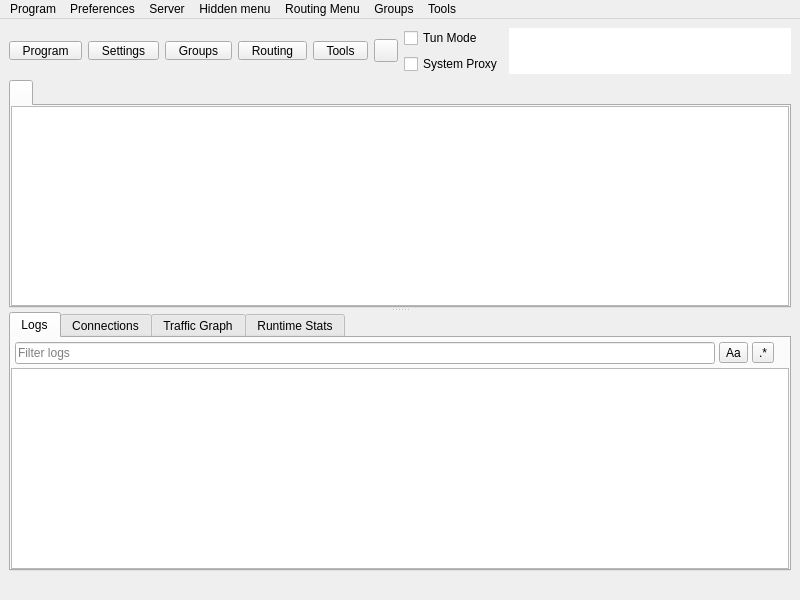
<?xml version="1.0" encoding="UTF-8"?>
<ui version="4.0">
 <class>MainWindow</class>
 <widget class="QMainWindow" name="MainWindow">
  <property name="geometry">
   <rect>
    <x>0</x>
    <y>0</y>
    <width>800</width>
    <height>600</height>
   </rect>
  </property>
  <property name="minimumSize">
   <size>
    <width>800</width>
    <height>600</height>
   </size>
  </property>
  <property name="windowTitle">
   <string notr="true">Throne</string>
  </property>
  <widget class="QWidget" name="centralwidget">
   <layout class="QVBoxLayout" name="verticalLayout_3" stretch="0,1,0">
    <item>
     <layout class="QHBoxLayout" name="horizontalLayout_2">
      <item>
       <widget class="QToolButton" name="toolButton_program">
        <property name="minimumSize">
         <size>
          <width>0</width>
          <height>0</height>
         </size>
        </property>
        <property name="styleSheet">
         <string notr="true">QToolButton {
    padding-left: 8px;
    padding-right: 8px;
}

/* The indicator shares the bottom row with the label (ToolButtonTextUnderIcon),
   so the widest button in any language is the tight one -- its text runs closest
   to the arrow. It fits because the drawn chevron only occupies the middle of
   its 16px subcontrol box, leaving ~14px clear at the button edge against the
   label's ~14.5px of slack. Don't pad the buttons to &quot;fix&quot; this: that widens
   all five for a gap only one of them ever needs (#1665). If a future
   translation looks cramped here, check that label first. */
QToolButton::menu-indicator {
    subcontrol-origin: border;
    subcontrol-position: bottom right;
    right: 2px;
    bottom: 3px;
}</string>
        </property>
        <property name="text">
         <string>Program</string>
        </property>
        <property name="icon">
         <iconset resource="../../res/Throne.qrc">
          <normaloff>:/icon/b-system-run.png</normaloff>:/icon/b-system-run.png</iconset>
        </property>
        <property name="iconSize">
         <size>
          <width>24</width>
          <height>24</height>
         </size>
        </property>
        <property name="popupMode">
         <enum>QToolButton::ToolButtonPopupMode::InstantPopup</enum>
        </property>
        <property name="toolButtonStyle">
         <enum>Qt::ToolButtonStyle::ToolButtonTextUnderIcon</enum>
        </property>
       </widget>
      </item>
      <item>
       <widget class="QToolButton" name="toolButton_preferences">
        <property name="minimumSize">
         <size>
          <width>0</width>
          <height>0</height>
         </size>
        </property>
        <property name="styleSheet">
         <string notr="true">QToolButton {
    padding-left: 8px;
    padding-right: 8px;
}

/* The indicator shares the bottom row with the label (ToolButtonTextUnderIcon),
   so the widest button in any language is the tight one -- its text runs closest
   to the arrow. It fits because the drawn chevron only occupies the middle of
   its 16px subcontrol box, leaving ~14px clear at the button edge against the
   label's ~14.5px of slack. Don't pad the buttons to &quot;fix&quot; this: that widens
   all five for a gap only one of them ever needs (#1665). If a future
   translation looks cramped here, check that label first. */
QToolButton::menu-indicator {
    subcontrol-origin: border;
    subcontrol-position: bottom right;
    right: 2px;
    bottom: 3px;
}</string>
        </property>
        <property name="text">
         <string>Settings</string>
        </property>
        <property name="icon">
         <iconset resource="../../res/Throne.qrc">
          <normaloff>:/icon/b-preferences.png</normaloff>:/icon/b-preferences.png</iconset>
        </property>
        <property name="iconSize">
         <size>
          <width>24</width>
          <height>24</height>
         </size>
        </property>
        <property name="popupMode">
         <enum>QToolButton::ToolButtonPopupMode::InstantPopup</enum>
        </property>
        <property name="toolButtonStyle">
         <enum>Qt::ToolButtonStyle::ToolButtonTextUnderIcon</enum>
        </property>
       </widget>
      </item>
      <item>
       <widget class="QToolButton" name="toolButton_testing">
        <property name="minimumSize">
         <size>
          <width>0</width>
          <height>0</height>
         </size>
        </property>
        <property name="styleSheet">
         <string notr="true">QToolButton {
    padding-left: 8px;
    padding-right: 8px;
}

/* The indicator shares the bottom row with the label (ToolButtonTextUnderIcon),
   so the widest button in any language is the tight one -- its text runs closest
   to the arrow. It fits because the drawn chevron only occupies the middle of
   its 16px subcontrol box, leaving ~14px clear at the button edge against the
   label's ~14.5px of slack. Don't pad the buttons to &quot;fix&quot; this: that widens
   all five for a gap only one of them ever needs (#1665). If a future
   translation looks cramped here, check that label first. */
QToolButton::menu-indicator {
    subcontrol-origin: border;
    subcontrol-position: bottom right;
    right: 2px;
    bottom: 3px;
}</string>
        </property>
        <property name="text">
         <string>Groups</string>
        </property>
        <property name="icon">
         <iconset resource="../../res/Throne.qrc">
          <normaloff>:/icon/b-testing-button.png</normaloff>:/icon/b-testing-button.png</iconset>
        </property>
        <property name="iconSize">
         <size>
          <width>24</width>
          <height>24</height>
         </size>
        </property>
        <property name="popupMode">
         <enum>QToolButton::ToolButtonPopupMode::InstantPopup</enum>
        </property>
        <property name="toolButtonStyle">
         <enum>Qt::ToolButtonStyle::ToolButtonTextUnderIcon</enum>
        </property>
       </widget>
      </item>
      <item>
       <widget class="QToolButton" name="toolButton_routing">
        <property name="minimumSize">
         <size>
          <width>0</width>
          <height>0</height>
         </size>
        </property>
        <property name="styleSheet">
         <string notr="true">QToolButton {
    padding-left: 8px;
    padding-right: 8px;
}

/* The indicator shares the bottom row with the label (ToolButtonTextUnderIcon),
   so the widest button in any language is the tight one -- its text runs closest
   to the arrow. It fits because the drawn chevron only occupies the middle of
   its 16px subcontrol box, leaving ~14px clear at the button edge against the
   label's ~14.5px of slack. Don't pad the buttons to &quot;fix&quot; this: that widens
   all five for a gap only one of them ever needs (#1665). If a future
   translation looks cramped here, check that label first. */
QToolButton::menu-indicator {
    subcontrol-origin: border;
    subcontrol-position: bottom right;
    right: 2px;
    bottom: 3px;
}</string>
        </property>
        <property name="text">
         <string>Routing</string>
        </property>
        <property name="icon">
         <iconset resource="../../res/Throne.qrc">
          <normaloff>:/icon/b-network-routing.png</normaloff>:/icon/b-network-routing.png</iconset>
        </property>
        <property name="iconSize">
         <size>
          <width>24</width>
          <height>24</height>
         </size>
        </property>
        <property name="popupMode">
         <enum>QToolButton::ToolButtonPopupMode::InstantPopup</enum>
        </property>
        <property name="toolButtonStyle">
         <enum>Qt::ToolButtonStyle::ToolButtonTextUnderIcon</enum>
        </property>
       </widget>
      </item>
      <item>
       <widget class="QToolButton" name="toolButton_tools">
        <property name="minimumSize">
         <size>
          <width>0</width>
          <height>0</height>
         </size>
        </property>
        <property name="styleSheet">
         <string notr="true">QToolButton {
    padding-left: 8px;
    padding-right: 8px;
}

/* The indicator shares the bottom row with the label (ToolButtonTextUnderIcon),
   so the widest button in any language is the tight one -- its text runs closest
   to the arrow. It fits because the drawn chevron only occupies the middle of
   its 16px subcontrol box, leaving ~14px clear at the button edge against the
   label's ~14.5px of slack. Don't pad the buttons to &quot;fix&quot; this: that widens
   all five for a gap only one of them ever needs (#1665). If a future
   translation looks cramped here, check that label first. */
QToolButton::menu-indicator {
    subcontrol-origin: border;
    subcontrol-position: bottom right;
    right: 2px;
    bottom: 3px;
}</string>
        </property>
        <property name="text">
         <string>Tools</string>
        </property>
        <property name="icon">
         <iconset resource="../../res/Throne.qrc">
          <normaloff>:/icon/b-tools-button.png</normaloff>:/icon/b-tools-button.png</iconset>
        </property>
        <property name="iconSize">
         <size>
          <width>24</width>
          <height>24</height>
         </size>
        </property>
        <property name="popupMode">
         <enum>QToolButton::ToolButtonPopupMode::InstantPopup</enum>
        </property>
        <property name="toolButtonStyle">
         <enum>Qt::ToolButtonStyle::ToolButtonTextUnderIcon</enum>
        </property>
       </widget>
      </item>
      <item>
       <widget class="StartStopButton" name="toolButton_startstop">
        <property name="focusPolicy">
         <enum>Qt::FocusPolicy::NoFocus</enum>
        </property>
        <property name="text">
         <string/>
        </property>
       </widget>
      </item>
      <item>
       <layout class="QVBoxLayout" name="verticalLayout_4">
        <item>
         <spacer name="verticalSpacer_modes_top">
          <property name="orientation">
           <enum>Qt::Orientation::Vertical</enum>
          </property>
          <property name="sizeHint" stdset="0">
           <size>
            <width>0</width>
            <height>0</height>
           </size>
          </property>
         </spacer>
        </item>
        <item>
         <widget class="QCheckBox" name="checkBox_VPN">
          <property name="sizePolicy">
           <sizepolicy hsizetype="Minimum" vsizetype="Minimum">
            <horstretch>0</horstretch>
            <verstretch>0</verstretch>
           </sizepolicy>
          </property>
          <property name="text">
           <string>Tun Mode</string>
          </property>
         </widget>
        </item>
        <item>
         <widget class="QCheckBox" name="checkBox_SystemProxy">
          <property name="text">
           <string>System Proxy</string>
          </property>
         </widget>
        </item>
        <item>
         <spacer name="verticalSpacer_modes_bottom">
          <property name="orientation">
           <enum>Qt::Orientation::Vertical</enum>
          </property>
          <property name="sizeHint" stdset="0">
           <size>
            <width>0</width>
            <height>0</height>
           </size>
          </property>
         </spacer>
        </item>
       </layout>
      </item>
      <item>
       <widget class="QTextBrowser" name="data_view">
        <property name="enabled">
         <bool>true</bool>
        </property>
        <property name="sizePolicy">
         <sizepolicy hsizetype="Expanding" vsizetype="Ignored">
          <horstretch>0</horstretch>
          <verstretch>0</verstretch>
         </sizepolicy>
        </property>
        <property name="minimumSize">
         <size>
          <width>0</width>
          <height>0</height>
         </size>
        </property>
        <property name="mouseTracking">
         <bool>false</bool>
        </property>
        <property name="focusPolicy">
         <enum>Qt::FocusPolicy::NoFocus</enum>
        </property>
        <property name="contextMenuPolicy">
         <enum>Qt::ContextMenuPolicy::NoContextMenu</enum>
        </property>
        <property name="acceptDrops">
         <bool>false</bool>
        </property>
        <property name="frameShape">
         <enum>QFrame::Shape::NoFrame</enum>
        </property>
        <property name="frameShadow">
         <enum>QFrame::Shadow::Sunken</enum>
        </property>
        <property name="verticalScrollBarPolicy">
         <enum>Qt::ScrollBarPolicy::ScrollBarAlwaysOff</enum>
        </property>
        <property name="horizontalScrollBarPolicy">
         <enum>Qt::ScrollBarPolicy::ScrollBarAlwaysOff</enum>
        </property>
        <property name="textInteractionFlags">
         <set>Qt::TextInteractionFlag::LinksAccessibleByKeyboard|Qt::TextInteractionFlag::LinksAccessibleByMouse</set>
        </property>
       </widget>
      </item>
     </layout>
    </item>
    <item>
     <widget class="QSplitter" name="splitter">
      <property name="orientation">
       <enum>Qt::Orientation::Vertical</enum>
      </property>
      <widget class="QTabWidget" name="tabWidget">
       <property name="currentIndex">
        <number>0</number>
       </property>
       <property name="documentMode">
        <bool>false</bool>
       </property>
       <property name="movable">
        <bool>true</bool>
       </property>
       <widget class="QWidget" name="widget1">
        <attribute name="title">
         <string/>
        </attribute>
        <layout class="QVBoxLayout" name="verticalLayout_tab1">
         <property name="spacing">
          <number>0</number>
         </property>
         <property name="leftMargin">
          <number>0</number>
         </property>
         <property name="topMargin">
          <number>0</number>
         </property>
         <property name="rightMargin">
          <number>0</number>
         </property>
         <property name="bottomMargin">
          <number>0</number>
         </property>
         <item>
          <widget class="ProfilesTableView" name="profilesTableView">
           <property name="contextMenuPolicy">
            <enum>Qt::ContextMenuPolicy::CustomContextMenu</enum>
           </property>
           <property name="editTriggers">
            <set>QAbstractItemView::EditTrigger::NoEditTriggers</set>
           </property>
           <property name="alternatingRowColors">
            <bool>true</bool>
           </property>
           <property name="selectionBehavior">
            <enum>QAbstractItemView::SelectionBehavior::SelectRows</enum>
           </property>
           <property name="horizontalScrollMode">
            <enum>QAbstractItemView::ScrollMode::ScrollPerPixel</enum>
           </property>
           <property name="wordWrap">
            <bool>false</bool>
           </property>
           <attribute name="horizontalHeaderMinimumSectionSize">
            <number>16</number>
           </attribute>
           <attribute name="horizontalHeaderHighlightSections">
            <bool>false</bool>
           </attribute>
           <attribute name="horizontalHeaderShowSortIndicator" stdset="0">
            <bool>false</bool>
           </attribute>
           <attribute name="verticalHeaderDefaultSectionSize">
            <number>30</number>
           </attribute>
          </widget>
         </item>
        </layout>
       </widget>
      </widget>
      <widget class="QWidget" name="aaaaaaaaaaaaaaaaaa">
       <layout class="QVBoxLayout" name="aaaaaaaaaaaa" stretch="0">
        <item>
         <widget class="QWidget" name="down_tab" native="true">
          <layout class="QVBoxLayout" name="verticalLayout">
           <property name="spacing">
            <number>0</number>
           </property>
           <property name="leftMargin">
            <number>0</number>
           </property>
           <property name="topMargin">
            <number>0</number>
           </property>
           <property name="rightMargin">
            <number>0</number>
           </property>
           <property name="bottomMargin">
            <number>0</number>
           </property>
           <item>
            <widget class="QTabWidget" name="stats_widget">
             <property name="autoFillBackground">
              <bool>true</bool>
             </property>
             <property name="tabPosition">
              <enum>QTabWidget::TabPosition::North</enum>
             </property>
             <property name="tabShape">
              <enum>QTabWidget::TabShape::Rounded</enum>
             </property>
             <property name="currentIndex">
              <number>0</number>
             </property>
             <property name="elideMode">
              <enum>Qt::TextElideMode::ElideNone</enum>
             </property>
             <property name="usesScrollButtons">
              <bool>true</bool>
             </property>
             <property name="documentMode">
              <bool>false</bool>
             </property>
             <property name="tabsClosable">
              <bool>false</bool>
             </property>
             <property name="movable">
              <bool>true</bool>
             </property>
             <property name="tabBarAutoHide">
              <bool>false</bool>
             </property>
             <widget class="QWidget" name="Logs">
              <property name="enabled">
               <bool>true</bool>
              </property>
              <attribute name="title">
               <string>Logs</string>
              </attribute>
              <layout class="QVBoxLayout" name="logsLayout" stretch="0,1">
               <property name="spacing">
                <number>0</number>
               </property>
               <property name="sizeConstraint">
                <enum>QLayout::SizeConstraint::SetDefaultConstraint</enum>
               </property>
               <property name="leftMargin">
                <number>0</number>
               </property>
               <property name="topMargin">
                <number>0</number>
               </property>
               <property name="rightMargin">
                <number>0</number>
               </property>
               <property name="bottomMargin">
                <number>0</number>
               </property>
               <item>
                <widget class="QWidget" name="logToolbar" native="true">
                 <layout class="QHBoxLayout" name="logToolbarLayout">
                  <property name="spacing">
                   <number>4</number>
                  </property>
                  <property name="leftMargin">
                   <number>4</number>
                  </property>
                  <property name="topMargin">
                   <number>4</number>
                  </property>
                  <property name="rightMargin">
                   <number>4</number>
                  </property>
                  <property name="bottomMargin">
                   <number>4</number>
                  </property>
                  <item>
                   <widget class="QLineEdit" name="logSearchEdit">
                    <property name="placeholderText">
                     <string>Filter logs</string>
                    </property>
                    <property name="clearButtonEnabled">
                     <bool>true</bool>
                    </property>
                   </widget>
                  </item>
                  <item>
                   <widget class="QToolButton" name="logSearchCase">
                    <property name="toolTip">
                     <string>Match case</string>
                    </property>
                    <property name="text">
                     <string notr="true">Aa</string>
                    </property>
                    <property name="checkable">
                     <bool>true</bool>
                    </property>
                   </widget>
                  </item>
                  <item>
                   <widget class="QToolButton" name="logSearchRegex">
                    <property name="toolTip">
                     <string>Regular expression</string>
                    </property>
                    <property name="text">
                     <string notr="true">.*</string>
                    </property>
                    <property name="checkable">
                     <bool>true</bool>
                    </property>
                   </widget>
                  </item>
                  <item>
                   <widget class="QLabel" name="logMatchCount"/>
                  </item>
                 </layout>
                </widget>
               </item>
               <item>
                <widget class="QTextBrowser" name="masterLogBrowser">
                 <property name="contextMenuPolicy">
                  <enum>Qt::ContextMenuPolicy::CustomContextMenu</enum>
                 </property>
                 <property name="openLinks">
                  <bool>false</bool>
                 </property>
                </widget>
               </item>
              </layout>
             </widget>
             <widget class="QWidget" name="connections_tab">
              <attribute name="title">
               <string>Connections</string>
              </attribute>
              <layout class="QHBoxLayout" name="horizontalLayout_4">
               <property name="spacing">
                <number>0</number>
               </property>
               <property name="sizeConstraint">
                <enum>QLayout::SizeConstraint::SetDefaultConstraint</enum>
               </property>
               <property name="leftMargin">
                <number>0</number>
               </property>
               <property name="topMargin">
                <number>0</number>
               </property>
               <property name="rightMargin">
                <number>0</number>
               </property>
               <property name="bottomMargin">
                <number>0</number>
               </property>
               <item>
                <widget class="QTreeView" name="connections">
                 <property name="autoFillBackground">
                  <bool>false</bool>
                 </property>
                </widget>
               </item>
              </layout>
             </widget>
             <widget class="QWidget" name="graph_tab">
              <attribute name="title">
               <string>Traffic Graph</string>
              </attribute>
              <layout class="QHBoxLayout" name="horizontalLayout_6">
               <property name="spacing">
                <number>0</number>
               </property>
               <property name="sizeConstraint">
                <enum>QLayout::SizeConstraint::SetDefaultConstraint</enum>
               </property>
               <property name="leftMargin">
                <number>0</number>
               </property>
               <property name="topMargin">
                <number>0</number>
               </property>
               <property name="rightMargin">
                <number>0</number>
               </property>
               <property name="bottomMargin">
                <number>0</number>
               </property>
              </layout>
             </widget>
             <widget class="QWidget" name="runtime_tab">
              <property name="uiLevel" stdset="0">
               <string notr="true">advanced</string>
              </property>
              <attribute name="title">
               <string>Runtime Stats</string>
              </attribute>
              <layout class="QHBoxLayout" name="horizontalLayout_7">
               <property name="spacing">
                <number>0</number>
               </property>
               <property name="sizeConstraint">
                <enum>QLayout::SizeConstraint::SetDefaultConstraint</enum>
               </property>
               <property name="leftMargin">
                <number>0</number>
               </property>
               <property name="topMargin">
                <number>0</number>
               </property>
               <property name="rightMargin">
                <number>0</number>
               </property>
               <property name="bottomMargin">
                <number>0</number>
               </property>
              </layout>
             </widget>
            </widget>
           </item>
          </layout>
         </widget>
        </item>
       </layout>
      </widget>
     </widget>
    </item>
    <item>
     <layout class="QHBoxLayout" name="horizontalLayout">
      <item>
       <widget class="ElidingLabel" name="label_running">
        <property name="text">
         <string/>
        </property>
       </widget>
      </item>
      <item>
       <widget class="QLabel" name="label_inbound">
        <property name="text">
         <string/>
        </property>
        <property name="alignment">
         <set>Qt::AlignmentFlag::AlignLeading|Qt::AlignmentFlag::AlignLeft|Qt::AlignmentFlag::AlignVCenter</set>
        </property>
       </widget>
      </item>
      <item>
       <widget class="QLabel" name="label_speed">
        <property name="text">
         <string/>
        </property>
        <property name="alignment">
         <set>Qt::AlignmentFlag::AlignLeading|Qt::AlignmentFlag::AlignLeft|Qt::AlignmentFlag::AlignVCenter</set>
        </property>
       </widget>
      </item>
     </layout>
    </item>
   </layout>
  </widget>
  <widget class="QMenuBar" name="menubar">
   <property name="geometry">
    <rect>
     <x>0</x>
     <y>0</y>
     <width>800</width>
     <height>25</height>
    </rect>
   </property>
   <widget class="QMenu" name="menu_program">
    <property name="title">
     <string>Program</string>
    </property>
    <addaction name="actionHide_window"/>
    <addaction name="separator"/>
    <addaction name="menu_add_from_input"/>
    <addaction name="menu_add_from_clipboard"/>
    <addaction name="actionAdd_profile_from_File"/>
    <addaction name="menu_scan_qr"/>
    <addaction name="separator"/>
    <addaction name="actionStart_with_system"/>
    <addaction name="actionRemember_last_proxy"/>
    <addaction name="actionAllow_LAN"/>
    <addaction name="separator"/>
    <addaction name="actionCheck_For_Update"/>
    <addaction name="actionAbout"/>
    <addaction name="separator"/>
    <addaction name="actionRestart_Proxy"/>
    <addaction name="actionRestart_Program"/>
    <addaction name="menu_exit"/>
   </widget>
   <widget class="QMenu" name="menu_preferences">
    <property name="title">
     <string>Preferences</string>
    </property>
    <addaction name="menu_basic_settings"/>
    <addaction name="menu_routing_settings"/>
    <addaction name="menu_vpn_settings"/>
    <addaction name="menu_preset_settings"/>
    <addaction name="menu_integration_settings"/>
    <addaction name="menu_open_config_folder"/>
   </widget>
   <widget class="QMenu" name="menu_server">
    <property name="title">
     <string>Server</string>
    </property>
    <widget class="QMenu" name="menu_share_item">
     <property name="title">
      <string>Share</string>
     </property>
     <addaction name="menu_qr"/>
     <addaction name="menu_export_config"/>
     <addaction name="separator"/>
     <addaction name="menu_copy_links"/>
     <addaction name="menu_copy_links_nkr"/>
     <addaction name="actionCopy_Test_Result"/>
    </widget>
    <addaction name="menu_add_from_input"/>
    <addaction name="menu_add_from_clipboard"/>
    <addaction name="actionAdd_profile_from_File"/>
    <addaction name="menu_scan_qr"/>
    <addaction name="separator"/>
    <addaction name="menu_start"/>
    <addaction name="menu_stop"/>
    <addaction name="menu_share_item"/>
    <addaction name="menu_delete"/>
    <addaction name="separator"/>
    <addaction name="menu_select_all"/>
    <addaction name="menu_clone"/>
    <addaction name="separator"/>
    <addaction name="actionUrl_Test_Selected"/>
    <addaction name="actionSpeedtest_Selected"/>
    <addaction name="actionResolve_Selected_Out_IP"/>
    <addaction name="menu_resolve_selected"/>
    <addaction name="actionClear_Test_Result"/>
    <addaction name="menu_remove_abnormal"/>
    <addaction name="menu_reset_traffic"/>
   </widget>
   <widget class="QMenu" name="menuHidden_menu">
    <property name="title">
     <string>Hidden menu</string>
    </property>
    <widget class="QMenu" name="menu_spmode">
     <property name="title">
      <string>Operation Mode</string>
     </property>
     <addaction name="menu_spmode_system_proxy"/>
     <addaction name="menu_spmode_vpn"/>
    </widget>
    <addaction name="menu_update_subscription"/>
    <addaction name="menu_resolve_domain"/>
    <addaction name="menu_remove_invalid"/>
    <addaction name="actionUrl_Test_Group"/>
    <addaction name="menu_remove_abnormal"/>
    <addaction name="menu_remove_unavailable"/>
    <addaction name="actionDefault_Sort"/>
    <addaction name="actionToggle_Smart_Failover"/>
    <addaction name="actionToggle_Global_Auto_Clear"/>
    <addaction name="menu_clear_test_result"/>
    <addaction name="menu_delete_repeat"/>
    <addaction name="actionSpeedtest_Group"/>
    <addaction name="actionResolve_Out_IP"/>
    <addaction name="actionRefresh_Column_Widths"/>
    <addaction name="menu_spmode"/>
   </widget>
   <widget class="QMenu" name="menuRouting_Menu">
    <property name="title">
     <string>Routing Menu</string>
    </property>
   </widget>
   <widget class="QMenu" name="menuTools">
    <property name="title">
     <string>Tools</string>
    </property>
    <addaction name="actionAuto_Selector"/>
    <addaction name="menu_open_dashboard"/>
    <addaction name="actionSpeedtest_Current"/>
    <addaction name="separator"/>
    <addaction name="menu_otp_manager"/>
    <addaction name="menu_scanner"/>
    <addaction name="separator"/>
    <addaction name="actionTraffic_Stats"/>
   </widget>
   <widget class="QMenu" name="menuTesting">
    <property name="title">
     <string>Groups</string>
    </property>
    <widget class="QMenu" name="menu_clean_up">
     <property name="title">
      <string>Clean up</string>
     </property>
     <addaction name="menu_delete_repeat"/>
     <addaction name="menu_remove_abnormal"/>
     <addaction name="menu_remove_unavailable"/>
     <addaction name="menu_remove_invalid"/>
     <addaction name="menu_remove_insecure"/>
    </widget>
    <addaction name="menu_manage_groups"/>
    <addaction name="actionAdd_New_Group"/>
    <addaction name="actionEdit_Group"/>
    <addaction name="actionDelete_Group"/>
    <addaction name="separator"/>
    <addaction name="actionUrl_Test_Group"/>
    <addaction name="actionSpeedtest_Group"/>
    <addaction name="actionResolve_Out_IP"/>
    <addaction name="menu_resolve_domain"/>
    <addaction name="menu_clear_test_result"/>
    <addaction name="separator"/>
    <addaction name="menu_update_subscription"/>
    <addaction name="actionUpdate_All_Subscriptions"/>
    <addaction name="menu_remove_abnormal"/>
    <addaction name="menu_clean_up"/>
    <addaction name="actionToggle_Smart_Failover"/>
    <addaction name="separator"/>
   </widget>
   <addaction name="menu_program"/>
   <addaction name="menu_preferences"/>
   <addaction name="menu_server"/>
   <addaction name="menuHidden_menu"/>
   <addaction name="menuRouting_Menu"/>
   <addaction name="menuTesting"/>
   <addaction name="menuTools"/>
  </widget>
  <action name="menu_exit">
   <property name="text">
    <string>Exit</string>
   </property>
  </action>
  <action name="actionShow_window">
   <property name="text">
    <string>Show Window</string>
   </property>
  </action>
  <action name="menu_basic_settings">
   <property name="text">
    <string>Basic Settings</string>
   </property>
  </action>
  <action name="menu_add_from_input">
   <property name="text">
    <string>New profile</string>
   </property>
   <property name="shortcut">
    <string notr="true">Ctrl+N</string>
   </property>
  </action>
  <action name="menu_manage_groups">
   <property name="text">
    <string>Manage Groups</string>
   </property>
  </action>
  <action name="menu_start">
   <property name="text">
    <string>Start</string>
   </property>
   <property name="shortcut">
    <string notr="true">Return</string>
   </property>
  </action>
  <action name="menu_stop">
   <property name="text">
    <string>Stop</string>
   </property>
   <property name="shortcut">
    <string notr="true">Ctrl+S</string>
   </property>
  </action>
  <action name="menu_routing_settings">
   <property name="text">
    <string>Routing Settings</string>
   </property>
  </action>
  <action name="menu_add_from_clipboard">
   <property name="text">
    <string>Add profile from clipboard</string>
   </property>
   <property name="shortcut">
    <string notr="true">Ctrl+V</string>
   </property>
  </action>
  <action name="menu_delete">
   <property name="text">
    <string>Delete</string>
   </property>
   <property name="shortcut">
    <string notr="true">Del</string>
   </property>
  </action>
  <action name="menu_profile_debug_info">
   <property name="text">
    <string>Debug Info</string>
   </property>
  </action>
  <action name="menu_qr">
   <property name="text">
    <string>QR Code and link</string>
   </property>
  </action>
  <action name="menu_copy_link">
   <property name="text">
    <string>Copy Link</string>
   </property>
  </action>
  <action name="menu_tcp_ping">
   <property name="text">
    <string notr="true">Tcp Ping</string>
   </property>
   <property name="shortcut">
    <string notr="true">Ctrl+Shift+T</string>
   </property>
  </action>
  <action name="menu_url_test">
   <property name="text">
    <string notr="true">Url Test</string>
   </property>
   <property name="shortcut">
    <string notr="true">Ctrl+Shift+U</string>
   </property>
  </action>
  <action name="menu_clear_test_result">
   <property name="text">
    <string>Clear Group test result</string>
   </property>
   <property name="shortcut">
    <string notr="true">Ctrl+Shift+C</string>
   </property>
  </action>
  <action name="menu_export_config">
   <property name="text">
    <string>Export config</string>
   </property>
   <property name="shortcut">
    <string notr="true">Ctrl+E</string>
   </property>
   <property name="uiLevel" stdset="0">
    <string notr="true">advanced</string>
   </property>
  </action>
  <action name="menu_reset_traffic">
   <property name="text">
    <string>Reset Traffic</string>
   </property>
   <property name="shortcut">
    <string notr="true">Ctrl+R</string>
   </property>
   <property name="uiLevel" stdset="0">
    <string notr="true">advanced</string>
   </property>
  </action>
  <action name="menu_scan_qr">
   <property name="text">
    <string>Scan QR Code</string>
   </property>
   <property name="shortcut">
    <string notr="true">Ctrl+Shift+Q</string>
   </property>
  </action>
  <action name="menu_spmode_system_proxy">
   <property name="checkable">
    <bool>true</bool>
   </property>
   <property name="text">
    <string>System Proxy</string>
   </property>
  </action>
  <action name="menu_spmode_disabled">
   <property name="checkable">
    <bool>true</bool>
   </property>
   <property name="text">
    <string>Disable</string>
   </property>
  </action>
  <action name="menu_delete_repeat">
   <property name="text">
    <string>Remove Duplicates</string>
   </property>
   <property name="shortcut">
    <string notr="true">Ctrl+Shift+D</string>
   </property>
  </action>
  <action name="actionfake">
   <property name="text">
    <string>fake</string>
   </property>
   <property name="visible">
    <bool>false</bool>
   </property>
  </action>
  <action name="menu_move">
   <property name="text">
    <string>Move</string>
   </property>
   <property name="shortcut">
    <string notr="true">Ctrl+M</string>
   </property>
  </action>
  <action name="actionStart_with_system">
   <property name="checkable">
    <bool>true</bool>
   </property>
   <property name="text">
    <string>Start with system</string>
   </property>
  </action>
  <action name="actionRemember_last_proxy">
   <property name="checkable">
    <bool>true</bool>
   </property>
   <property name="text">
    <string>Remember last profile</string>
   </property>
  </action>
  <action name="actionAdvanced_Mode">
   <property name="checkable">
    <bool>true</bool>
   </property>
   <property name="text">
    <string>Advanced Mode</string>
   </property>
   <property name="toolTip">
    <string>Show every option. Simple mode hides the advanced ones; they keep their values and still apply.</string>
   </property>
  </action>
  <action name="actionAllow_LAN">
   <property name="checkable">
    <bool>true</bool>
   </property>
   <property name="text">
    <string>Allow other devices to connect</string>
   </property>
  </action>
  <action name="actionDefault_Sort">
   <property name="text">
    <string>Default Sort</string>
   </property>
   <property name="toolTip">
    <string>Sort current group by default sort order</string>
   </property>
  </action>
  <action name="actionToggle_Global_Auto_Clear">
   <property name="checkable">
    <bool>true</bool>
   </property>
   <property name="text">
    <string>Auto Clear Unavailable on URL Test (Global)</string>
   </property>
  </action>
  <action name="actionToggle_Smart_Failover">
   <property name="checkable">
    <bool>true</bool>
   </property>
   <property name="text">
    <string>Smart Failover for Active Node</string>
   </property>
  </action>
  <action name="menu_remove_abnormal">
   <property name="text">
    <string>Remove abnormal items</string>
   </property>
  </action>
  <action name="menu_remove_unavailable">
   <property name="text">
    <string>Remove Unavailable</string>
   </property>
   <property name="shortcut">
    <string notr="true">Ctrl+Shift+R</string>
   </property>
  </action>
  <action name="menu_full_test">
   <property name="text">
    <string>Full Test</string>
   </property>
   <property name="shortcut">
    <string notr="true">Ctrl+Shift+F</string>
   </property>
  </action>
  <action name="menu_integration_settings">
   <property name="text">
    <string>Integration Settings</string>
   </property>
   <property name="uiLevel" stdset="0">
    <string notr="true">advanced</string>
   </property>
  </action>
  <action name="menu_select_all">
   <property name="text">
    <string>Select All</string>
   </property>
   <property name="shortcut">
    <string notr="true">Ctrl+A</string>
   </property>
  </action>
  <action name="menu_copy_links_nkr">
   <property name="text">
    <string>Copy links of selected (Deep Links)</string>
   </property>
   <property name="shortcut">
    <string notr="true">Ctrl+Alt+C</string>
   </property>
   <property name="uiLevel" stdset="0">
    <string notr="true">advanced</string>
   </property>
  </action>
  <action name="actionfake_2">
   <property name="text">
    <string>fake</string>
   </property>
   <property name="visible">
    <bool>false</bool>
   </property>
  </action>
  <action name="actionfake_3">
   <property name="text">
    <string>fake</string>
   </property>
   <property name="visible">
    <bool>false</bool>
   </property>
  </action>
  <action name="menu_copy_links">
   <property name="text">
    <string>Copy links of selected</string>
   </property>
   <property name="shortcut">
    <string notr="true">Ctrl+C</string>
   </property>
  </action>
  <action name="menu_spmode_vpn">
   <property name="checkable">
    <bool>true</bool>
   </property>
   <property name="text">
    <string>Tun Mode</string>
   </property>
  </action>
  <action name="menu_clone">
   <property name="text">
    <string>Clone</string>
   </property>
   <property name="shortcut">
    <string notr="true">Ctrl+D</string>
   </property>
  </action>
  <action name="menu_update_subscription">
   <property name="text">
    <string>Update subscription</string>
   </property>
   <property name="shortcut">
    <string notr="true">Ctrl+U</string>
   </property>
   <property name="visible">
    <bool>true</bool>
   </property>
  </action>
  <action name="menu_resolve_domain">
   <property name="text">
    <string>Resolve Domain for group</string>
   </property>
   <property name="shortcut">
    <string notr="true">Ctrl+Shift+I</string>
   </property>
   <property name="uiLevel" stdset="0">
    <string notr="true">advanced</string>
   </property>
  </action>
  <action name="menu_vpn_settings">
   <property name="text">
    <string>Tun Settings</string>
   </property>
  </action>
  <action name="menu_preset_settings">
   <property name="text">
    <string>Preset Settings</string>
   </property>
   <property name="uiLevel" stdset="0">
    <string notr="true">advanced</string>
   </property>
  </action>
  <action name="menu_otp_manager">
   <property name="text">
    <string>OTP Manager</string>
   </property>
   <property name="uiLevel" stdset="0">
    <string notr="true">advanced</string>
   </property>
  </action>
  <action name="menu_scanner">
   <property name="text">
    <string>IP Scanner</string>
   </property>
   <property name="uiLevel" stdset="0">
    <string notr="true">advanced</string>
   </property>
  </action>
  <action name="actionRestart_Program">
   <property name="text">
    <string>Restart Program</string>
   </property>
  </action>
  <action name="menu_open_config_folder">
   <property name="text">
    <string>Open Config Folder</string>
   </property>
   <property name="uiLevel" stdset="0">
    <string notr="true">advanced</string>
   </property>
  </action>
  <action name="menu_open_dashboard">
   <property name="text">
    <string>Open Web dashboard</string>
   </property>
   <property name="uiLevel" stdset="0">
    <string notr="true">advanced</string>
   </property>
  </action>
  <action name="actionfake_4">
   <property name="text">
    <string notr="true">fake</string>
   </property>
   <property name="visible">
    <bool>false</bool>
   </property>
  </action>
  <action name="actionfake_5">
   <property name="text">
    <string notr="true">fake</string>
   </property>
   <property name="visible">
    <bool>false</bool>
   </property>
  </action>
  <action name="actionRestart_Proxy">
   <property name="text">
    <string>Restart Core</string>
   </property>
  </action>
  <action name="menu_stop_testing">
   <property name="text">
    <string>Stop Testing</string>
   </property>
   <property name="shortcut">
    <string notr="true">Ctrl+.</string>
   </property>
  </action>
  <action name="actionUrl_Test_Selected">
   <property name="text">
    <string>Url Test Selected</string>
   </property>
   <property name="shortcut">
    <string notr="true">Ctrl+Shift+S</string>
   </property>
   <property name="visible">
    <bool>true</bool>
   </property>
  </action>
  <action name="actionUrl_Test_Group">
   <property name="enabled">
    <bool>true</bool>
   </property>
   <property name="text">
    <string>Url Test Group</string>
   </property>
   <property name="shortcut">
    <string notr="true">Ctrl+Shift+G</string>
   </property>
   <property name="visible">
    <bool>true</bool>
   </property>
  </action>
  <action name="menu_resolve_selected">
   <property name="text">
    <string>Resolve Selected Domain</string>
   </property>
   <property name="visible">
    <bool>true</bool>
   </property>
   <property name="uiLevel" stdset="0">
    <string notr="true">advanced</string>
   </property>
  </action>
  <action name="menu_remove_invalid">
   <property name="text">
    <string>Remove Invalid</string>
   </property>
   <property name="shortcut">
    <string notr="true">Ctrl+Alt+I</string>
   </property>
   <property name="menuRole">
    <enum>QAction::MenuRole::TextHeuristicRole</enum>
   </property>
  </action>
  <action name="menu_remove_insecure">
   <property name="text">
    <string>Remove Insecure Configs</string>
   </property>
   <property name="menuRole">
    <enum>QAction::MenuRole::TextHeuristicRole</enum>
   </property>
  </action>
  <action name="menu_open_routing_manager">
   <property name="text">
    <string>Open Manager</string>
   </property>
  </action>
  <action name="actionSpeedtest_Current">
   <property name="text">
    <string>Speedtest Current</string>
   </property>
   <property name="shortcut">
    <string notr="true">F6</string>
   </property>
  </action>
  <action name="actionSpeedtest_Selected">
   <property name="text">
    <string>Speedtest Selected</string>
   </property>
   <property name="shortcut">
    <string notr="true">Ctrl+Shift+P</string>
   </property>
  </action>
  <action name="actionSpeedtest_Group">
   <property name="text">
    <string>Speedtest Group</string>
   </property>
   <property name="shortcut">
    <string notr="true">Ctrl+Alt+P</string>
   </property>
  </action>
  <action name="actionHide_window">
   <property name="text">
    <string>Hide window</string>
   </property>
   <property name="shortcut">
    <string notr="true">Ctrl+H</string>
   </property>
  </action>
  <action name="actionAdd_profile_from_File">
   <property name="text">
    <string>Add profile from File(s)</string>
   </property>
   <property name="shortcut">
    <string notr="true">Ctrl+O</string>
   </property>
  </action>
  <action name="actionResolve_Out_IP">
   <property name="text">
    <string>Resolve out IP for group</string>
   </property>
   <property name="uiLevel" stdset="0">
    <string notr="true">advanced</string>
   </property>
  </action>
  <action name="actionAdd_New_Group">
   <property name="text">
    <string>Add new Group</string>
   </property>
  </action>
  <action name="actionEdit_Group">
   <property name="text">
    <string>Edit current Group</string>
   </property>
  </action>
  <action name="actionDelete_Group">
   <property name="text">
    <string>Delete current Group</string>
   </property>
  </action>
  <action name="actionUpdate_All_Subscriptions">
   <property name="text">
    <string>Update all subscriptions</string>
   </property>
  </action>
  <action name="actionResolve_Selected_Out_IP">
   <property name="text">
    <string>Resolve Selected Out IP</string>
   </property>
   <property name="uiLevel" stdset="0">
    <string notr="true">advanced</string>
   </property>
  </action>
  <action name="actionRefresh_Column_Widths">
   <property name="text">
    <string>Refresh Column Widths</string>
   </property>
  </action>
  <action name="actionCopy_Test_Result">
   <property name="text">
    <string>Copy Test Result</string>
   </property>
  </action>
  <action name="actionClear_Test_Result">
   <property name="text">
    <string>Clear Test Result</string>
   </property>
  </action>
  <action name="actionRuntime_Stats">
   <property name="text">
    <string>Runtime Stats</string>
   </property>
   <property name="uiLevel" stdset="0">
    <string notr="true">advanced</string>
   </property>
  </action>
  <action name="actionAuto_Selector">
   <property name="text">
    <string>Auto Selector Stats</string>
   </property>
   <property name="visible">
    <bool>false</bool>
   </property>
  </action>
  <action name="actionTraffic_Stats">
   <property name="text">
    <string>Traffic Stats</string>
   </property>
  </action>
  <action name="actionCheck_For_Update">
   <property name="text">
    <string>Check For Update</string>
   </property>
  </action>
  <action name="actionAbout">
   <property name="text">
    <string>About</string>
   </property>
   <property name="menuRole">
    <enum>QAction::MenuRole::NoRole</enum>
   </property>
  </action>
  <action name="actionUpdate_Rule_Sets">
   <property name="text">
    <string>Update Rule-Sets</string>
   </property>
  </action>
 </widget>
 <customwidgets>
  <customwidget>
   <class>ProfilesTableView</class>
   <extends>QTableView</extends>
   <header>include/ui/utils/ProfilesTableView.h</header>
  </customwidget>
  <customwidget>
   <class>StartStopButton</class>
   <extends>QToolButton</extends>
   <header>include/ui/widget/StartStopButton.hpp</header>
  </customwidget>
  <customwidget>
   <class>ElidingLabel</class>
   <extends>QLabel</extends>
   <header>include/ui/widget/ElidingLabel.hpp</header>
  </customwidget>
 </customwidgets>
 <resources>
  <include location="../../res/Throne.qrc"/>
 </resources>
 <connections/>
</ui>
